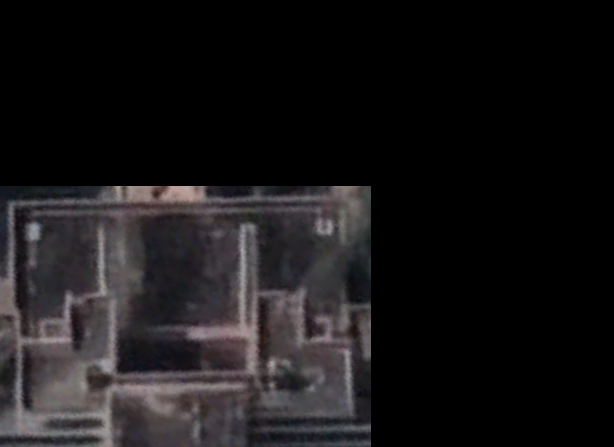
#> input picture Solar_Opti_Mx/Satellite_Images/pmihostel.png, 614 x 447 px, found by its file name
$ jupyter execute Solar_Panels_Count.ipynb
#> lines starting #> are read from the running program, lines starting #| are printed output that depends on the picture; after the words box and inside, x2 and y2 are one past the last pixel; in counts of white or black regions, pixels touching at a corner belong together
#> in main, image is the input picture: shape (447, 614, 3); mean B, G, R 24.1, 22.8, 24.7
[cell 1]
import cv2
import numpy as np

def preprocess_image(image):
    # Convert image to grayscale
    gray = cv2.cvtColor(image, cv2.COLOR_BGR2GRAY)

    # Apply histogram equalization to enhance contrast
    clahe = cv2.createCLAHE(clipLimit=2.0, tileGridSize=(8, 8))
    equalized = clahe.apply(gray)
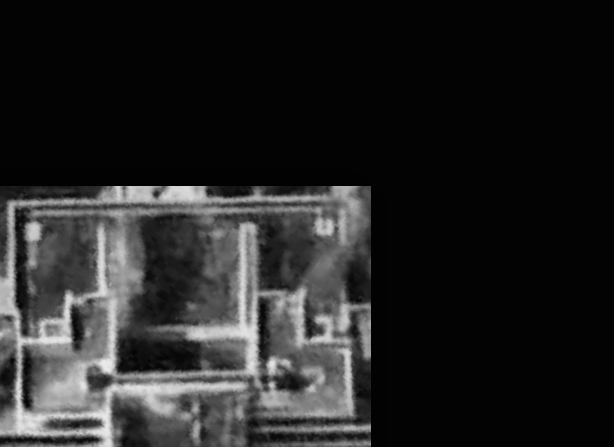
#> equalized: shape (447, 614); min 2, max 235, mean 36.3

    # Apply adaptive thresholding to separate roof area from the background
    _, thresholded = cv2.threshold(equalized, 0, 255, cv2.THRESH_BINARY + cv2.THRESH_OTSU)
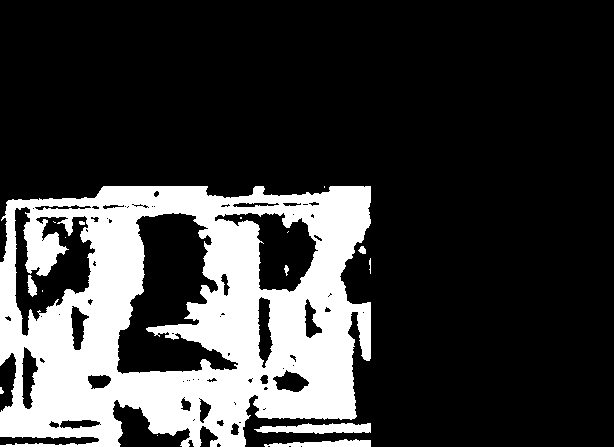
#> thresholded: shape (447, 614); 22.9% white; 16 white regions (7 under 20 px)

    return thresholded

def remove_background(image, mask):
    # Convert mask to 3-channel format
    mask_3d = cv2.cvtColor(mask, cv2.COLOR_GRAY2BGR)

    # Apply bitwise AND operation to remove background based on the mask
    result = cv2.bitwise_and(image, mask_3d)
    return result

def find_roof_contour(mask, min_area):
#> called with min_area = 1000
    contours, _ = cv2.findContours(mask, cv2.RETR_EXTERNAL, cv2.CHAIN_APPROX_SIMPLE)
#> contours = 8 contours, 4 with area under 20; largest, box (x1, y1, x2, y2) and area: (0, 186, 371, 447) 83378, (254, 423, 371, 434) 772, (264, 439, 371, 447) 446, (358, 246, 366, 254) 33
    filtered_contours = filter_contours(contours, min_area)

    if filtered_contours:
        roof_contour = max(filtered_contours, key=cv2.contourArea)
        return roof_contour
    else:
        return None

def filter_contours(contours, min_area):
#> called with min_area = 1000
    filtered_contours = []
    for contour in contours:
        area = cv2.contourArea(contour)
        if area >= min_area:
            # Calculate the bounding rectangle of the contour
            x, y, w, h = cv2.boundingRect(contour)

            # Calculate aspect ratio (width to height ratio) of the contour's bounding rectangle
            aspect_ratio = float(w) / h

            # Filter out contours with aspect ratio greater than a certain threshold
            if aspect_ratio < 5:
                filtered_contours.append(contour)
#> this loop made 8 passes
#> (area, x, y, w, h, aspect_ratio) on pass 8: (83378, 0, 186, 371, 261, 1.42)
#> area on passes 1, 3, 6: 446.5, 772, 33
#> after the loop, filtered_contours = 1 contour; box (x1, y1, x2, y2) and area: (0, 186, 371, 447) 83378

    return filtered_contours

def calculate_roof_area(roof_contour):
    roof_area = cv2.contourArea(roof_contour)
    return roof_area

def main():
    image_path = 'pmihostel.png'
    min_roof_area = 1000  # Minimum area for considering a contour as a roof (adjust as needed)

    # Load the image
    image = cv2.imread(image_path)

    # Preprocess the image
    preprocessed = preprocess_image(image)

    # Find roof contour
    roof_contour = find_roof_contour(preprocessed, min_roof_area)
#> in find_roof_contour, `roof_contour = max(filtered_contours, key=cv2.contourArea)`: roof_contour = contour of 734 points, box (x1, y1, x2, y2) (0, 186, 371, 447), area 83378

    if roof_contour is not None:
        # Calculate roof area
        roof_area = calculate_roof_area(roof_contour)
#> in calculate_roof_area, `roof_area = cv2.contourArea(roof_contour)`: roof_area = 83378
#> roof_area = 83378

        # Remove background/
        background_removed = remove_background(image, preprocessed)
#> in remove_background, `mask_3d = cv2.cvtColor(mask, cv2.COLOR_GRAY2BGR)`: mask_3d: shape (447, 614, 3); 22.9% white; 16 white regions (7 under 20 px), largest, box (x1, y1, x2, y2) and area: (0, 186, 371, 447) 61030, (254, 423, 371, 434) 894, (264, 439, 371, 447) 557
#> in remove_background, `result = cv2.bitwise_and(image, mask_3d)`:
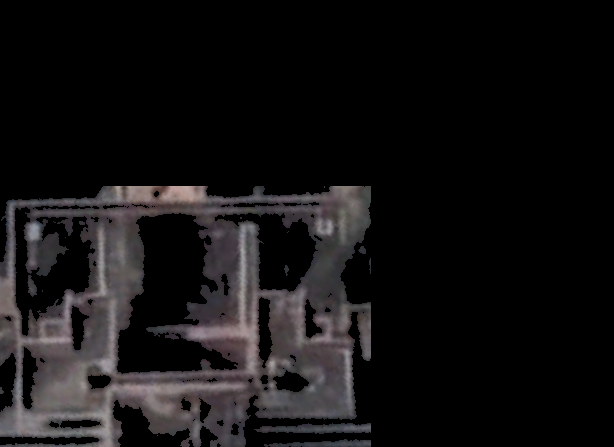
#> result: shape (447, 614, 3); mean B, G, R 19.1, 18.4, 19.9

        # Print result
        print("Roof Area:", roof_area, "square meters")
#| Roof Area: 83378.0 square meters

        # Optional: Visualize the roof contour and background-removed image
        cv2.drawContours(image, [roof_contour], -1, (0, 255, 0), 2)
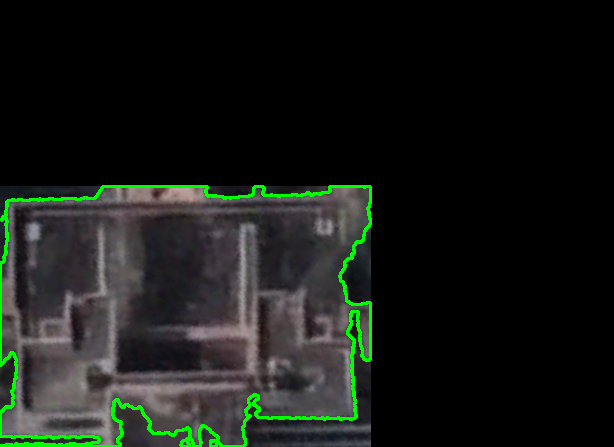
#> image: shape (447, 614, 3); 2.16% of pixels changed, all inside (x1, y1, x2, y2) = (0, 185, 372, 447)
        cv2.imshow("Rooftop Image with Contour", image)
        cv2.imshow("Background Removed Image", background_removed)
        cv2.waitKey(0)
        cv2.destroyAllWindows()
    else:
        print("No valid roof contour found.")

if __name__ == '__main__':
    main()
